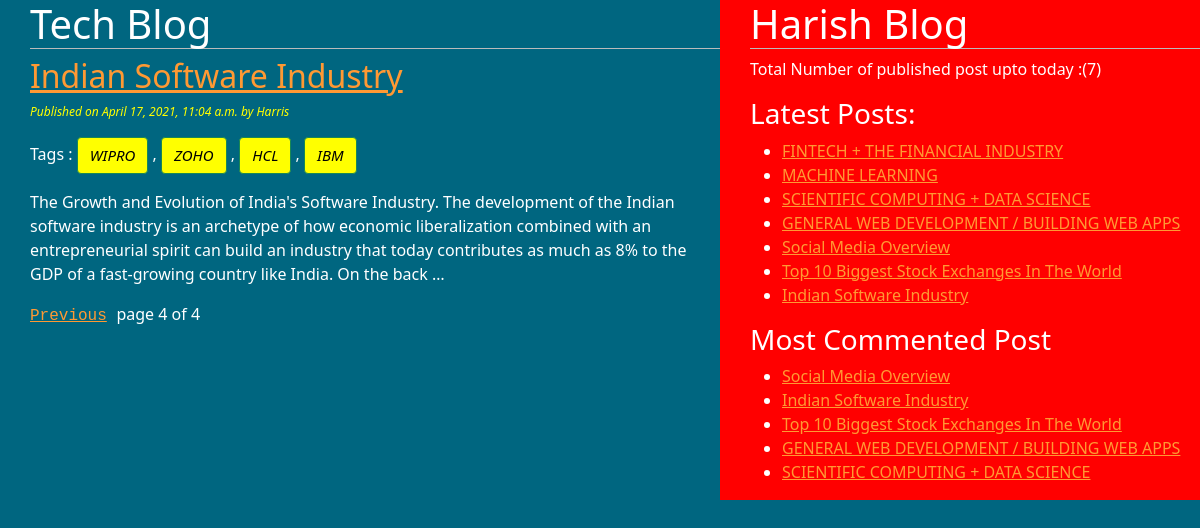
/?page=4, run on the app's committed database.
### blogapp/models.py (models this page shows, shortened)
class Post(models.Model):
    STATUS_CHOICES = (('draft','Draft'),('published','Published'))
    title = models.CharField(max_length = 250)
    slug = models.SlugField(max_length = 250,unique_for_date = 'publish')
    author = models.ForeignKey(User,related_name ='blog_posts',on_delete =models.CASCADE)
    body = models.TextField()
    publish = models.DateTimeField(default = timezone.now)
    created = models.DateTimeField(auto_now_add = True)
    updated = models.DateTimeField(auto_now = True)
    status = models.CharField(max_length = 10,choices = STATUS_CHOICES,default='draft')
    objects = CustomManager()
    tags = TaggableManager()
    class Meta:
        ordering = ('-publish',)
    def get_absolute_url(self):
        return reverse('post_detail',args=[self.publish.strftime('%d'),self.publish.strftime('%m'),self.publish.year,self.slug])

### blogapp/views.py (the view)
# urls.py: path('',views.post_view),
def post_view(request,tag_slag = None):
    post_list = Post.objects.all()
    tag = None
    if tag_slag:
        tag = get_object_or_404(Tag,slug=tag_slag)
        post_list = post_list.filter(tags__in=[tag])
    paginator =Paginator(post_list,2)
    page_number = request.GET.get('page')
    try:
        post_list = paginator.page(page_number)
    except PageNotAnInteger:
        post_list = paginator.page(1)
    except EmptyPage:
        post_list = paginator.page(paginator.num_pages)
    return render (request,'testapp/post_list.html',{'post_list':post_list,'tag':tag})

### blogapp/models.py (called while the page is built)
    def get_queryset(self):
        return super().get_queryset().filter(status='published')

### blogapp/templatetags/blog_tags.py (called while the page is built)
@register.simple_tag(name= 'my_tag')
def total_posts():
    return Post.objects.count()

@register.inclusion_tag('testapp/latest_post123.html')
def show_latest_post(count=3): #default count value is 3
    latest_post = Post.objects.order_by('-publish')[:count]
    return {'latest_post':latest_post}

@register.simple_tag
def get_most_commented_posts(count=5):
    return Post.objects.annotate(total_comments=Count('comments')).order_by('-total_comments')[:count]

### templates/testapp/post_list.html (shortened to what this page needs)
<!DOCTYPE html>
{%extends 'testapp/base.html'%}
  {%block content%}
    <h1>Tech Blog</h1>
    {%for post in post_list%}
    <a href="{{post.get_absolute_url}}"> <h2>{{post.title}}</h2></a>
    <p id = 'date'> Published on {{post.publish}} by {{post.author|title}}</p>
    <p>Tags :
       {% for tag in post.tags.all %}
       <a href="{%url 'post_list_by_tag_name' tag.slug%}" class="btn btn-success" >{{tag.name}}</a>
       {%if not forloop.last%},{%endif%}
        {%endfor%}</p>
    {{post.body|truncatewords:50 | linebreaks}}
    {%endfor%}
     {%include 'testapp/pagination.html' with page=post_list%}
    {%endblock%}

### templates/testapp/base.html (shortened to what this page needs)
<!DOCTYPE html>
{%load blog_tags%}
{%load static%}
<html lang="en" dir="ltr">
  <head>
    <link href="https://cdn.jsdelivr.net/npm/bootstrap@5.0.0-beta3/dist/css/bootstrap.min.css" rel="stylesheet"
>
    <link rel="stylesheet" href="{% static "css/blog1.css" %}">
  </head>
  <body>
    <div class="content">
      {%block content%}{%endblock%}
   </div>
    <div class="sidebar">
        <h1>Harish Blog</h1>
        <p>Total Number of published post upto today :({%my_tag%})</p>
        <h3>Latest Posts:</h3>{%show_latest_post 100%}
        <h3>Most Commented Post</h3>
        {% get_most_commented_posts as most_commented_posts%}
        <ul>
          {%for post in most_commented_posts%}
          <li><a href="{{post.get_absolute_url}}"> {{post.title}}</a></li>
          {%endfor%}
        </ul>
      </div>
  </body>
</html>

### templates/testapp/latest_post123.html
<ul>
  {%for post in latest_post%}
  <li><a href="{{post.get_absolute_url}}"> {{post.title}}</a></li>
  {%endfor%}
</ul>

### static/css/blog1.css (style rules this page uses)
.content { float:left; width:60%; padding:0 0 0 30px; background: #006680; height: 100%; }
.sidebar { float:right; width:40%; padding:0 0 0 30px; background: #ff0000; height: 100%; }
h1 { border-bottom: 1px solid #bbb; padding-bottom: : 20px; }
h2 { color: #ff9933; }
#date { color:yellow; font-size:12px; font-style: italic; }
body { background: #006680; color:white; }
a { color:#ff9933; }
.btn { font-style: italic; background-color: yellow; color: black; text-align: center; font-size: 15px; }

### data on the page
Post: title "Indian Software Industry", publish "April 17, 2021, 11:04 a.m.", author "Harris", body "The Growth and Evolution of India's Software Industry. The development of the Indian software industry is an archetype of how economic liberalization combined with an entrepreneurial spirit can build an industry that today contributes as much as 8% to the GDP of a fast-growing country like India. On the back …"
Tag: name "WIPRO"
Tag: name "ZOHO"
Tag: name "HCL"
Tag: name "IBM"
Post: title "FINTECH + THE FINANCIAL INDUSTRY"
Post: title "MACHINE LEARNING"
Post: title "SCIENTIFIC COMPUTING + DATA SCIENCE"
Post: title "GENERAL WEB DEVELOPMENT / BUILDING WEB APPS"
Post: title "Social Media Overview"
Post: title "Top 10 Biggest Stock Exchanges In The World"

### other printed values
{{ page.number }} "4"
{{ page.paginator.num_pages }} "4"
